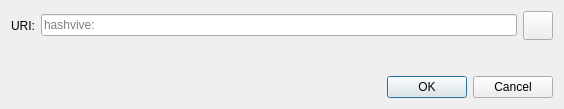
<?xml version="1.0" encoding="UTF-8"?>
<ui version="4.0">
 <class>OpenURIDialog</class>
 <widget class="QDialog" name="OpenURIDialog">
  <property name="geometry">
   <rect>
    <x>0</x>
    <y>0</y>
    <width>564</width>
    <height>109</height>
   </rect>
  </property>
  <property name="windowTitle">
   <string>Open hashvive URI</string>
  </property>
  <layout class="QVBoxLayout" name="verticalLayout">
   <item>
    <layout class="QHBoxLayout" name="horizontalLayout">
     <item>
      <widget class="QLabel" name="label">
       <property name="text">
        <string>URI:</string>
       </property>
      </widget>
     </item>
     <item>
      <widget class="QValidatedLineEdit" name="uriEdit">
       <property name="placeholderText">
        <string notr="true">hashvive:</string>
       </property>
      </widget>
     </item>
     <item>
      <widget class="QToolButton" name="pasteButton">
       <property name="toolTip">
        <string extracomment="Tooltip text for button that allows you to paste an address that is in your clipboard.">Paste address from clipboard</string>
       </property>
       <property name="text">
        <string/>
       </property>
       <property name="icon">
        <iconset resource="../hashvive.qrc">
         <normaloff>:/icons/editpaste</normaloff>:/icons/editpaste
        </iconset>
       </property>
       <property name="iconSize">
        <size>
         <width>22</width>
         <height>22</height>
        </size>
       </property>
      </widget>
     </item>
    </layout>
   </item>
   <item>
    <spacer name="verticalSpacer">
     <property name="orientation">
      <enum>Qt::Vertical</enum>
     </property>
     <property name="sizeHint" stdset="0">
      <size>
       <width>20</width>
       <height>40</height>
      </size>
     </property>
    </spacer>
   </item>
   <item>
    <widget class="QDialogButtonBox" name="buttonBox">
     <property name="orientation">
      <enum>Qt::Horizontal</enum>
     </property>
     <property name="standardButtons">
      <set>QDialogButtonBox::Cancel|QDialogButtonBox::Ok</set>
     </property>
    </widget>
   </item>
  </layout>
 </widget>
 <customwidgets>
  <customwidget>
   <class>QValidatedLineEdit</class>
   <extends>QLineEdit</extends>
   <header>qt/qvalidatedlineedit.h</header>
  </customwidget>
 </customwidgets>
 <resources/>
 <connections>
  <connection>
   <sender>buttonBox</sender>
   <signal>accepted()</signal>
   <receiver>OpenURIDialog</receiver>
   <slot>accept()</slot>
   <hints>
    <hint type="sourcelabel">
     <x>248</x>
     <y>254</y>
    </hint>
    <hint type="destinationlabel">
     <x>157</x>
     <y>274</y>
    </hint>
   </hints>
  </connection>
  <connection>
   <sender>buttonBox</sender>
   <signal>rejected()</signal>
   <receiver>OpenURIDialog</receiver>
   <slot>reject()</slot>
   <hints>
    <hint type="sourcelabel">
     <x>316</x>
     <y>260</y>
    </hint>
    <hint type="destinationlabel">
     <x>286</x>
     <y>274</y>
    </hint>
   </hints>
  </connection>
 </connections>
</ui>
